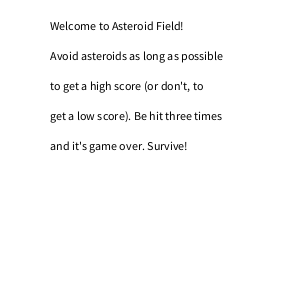
Frame 1 (no input)
Frame 60 (the mouse pressed at the canvas centre just before this capture): identical to frame 1, image omitted
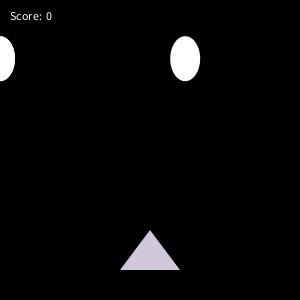
Frame 120 (the mouse held since frame 60 and released just before this capture)

The Processing sketch that drew these frames (run headless with seeded random() and noise(); from frame 60 on, the mouse is pressed at the canvas centre):

// Processing sketch: processing_104236
// ── processing_104236.pde

//Used Jim's blimp drop game to write basis for asteroid field.  The objective is to navigate through the an asteriod field located near the --- cluster.  The spaceship will have to navigate through the field without being hit,
//while the asteroids go faster by degres over time.  After 30 seconds pass, the speed will increase, providing the illusion that the asteroids are becoming more closely packed.  Hit three times, and you die (and therefore
//lose).  Controls: left and right are arrow keys.

//**Reminder: make timer go back to zero, and make more difficult either by speeding
//up asteriods, making them bigger, or appearing in a random location every pass.
float ex, ey;
float ec=30;
float ed=45;
float t1=120;
float t2=270;
float t3=150;
float t4=230;
float t5=180;
float t6=270;


float[] asteroidXs = new float[8];
float[] asteroidYs = new float[8];
int numAsteroids = -1;
float dy=1; //asteroid speed

int tiem;

void setup()
{
 size (300,300);
 background (3, 3, 3);
 noStroke();
 asteroidXs[0] = random(ec,width-ec);
 asteroidYs[0] = 0;
}

void draw()
{
  background(0);
  fill(230, 230, 230);
  showStats();
  if (numAsteroids==-1)
  {
   background(255);
   fill(0);
   if(mousePressed)
   {
     numAsteroids=3;
     tiem = millis();
   }
   text("Welcome to Asteroid Field!",50,30);
   text("Avoid asteroids as long as possible",50,60);
   text("to get a high score (or don't, to",50,90);
   text("get a low score). Be hit three times",50,120);
   text("and it's game over. Survive!",50, 150);
  }
  else if (numAsteroids>=0 && numAsteroids < 8)
  {
    for(int i = 0; i < numAsteroids; i++)
    {
      ex = asteroidXs[i];
      ey = asteroidYs[i];
      ellipse(ex, ey, ec, ed);
      float d=dist(t3, t4, ex, ey);
        if (d<25)
        {
         asteroidYs[i]=-5/2;
         fill(200, 200, 0);
         rect(0, 0, width, height);
         asteroidXs[i] = random(ec, width-ec);
        // if(numAsteroids <3)
        // {
           asteroidXs[numAsteroids] = random(ec,width-ec);
           asteroidYs[numAsteroids] = -5/2;
       //  }
         numAsteroids++;
        }
        asteroidYs[i]=ey+dy;
        if (ey>=height+ed/2)
        {
         asteroidYs[i]=-5/2; 
         asteroidXs[i]=random(ec, width-ec);
        }
    }
    //if(((int(millis()-tiem)/1000)-1) % 10 == 0)
      // {
        dy = dy+0.5/1200;
       //}
    fill(208, 199, 219);
    triangle(t1, t2, t3, t4, t5, t6);
    //if(t1 < 0 && t5 >0)
    //{
   //  triangle(width-abs(t1),t2, width+t3, t4, width+t5, t6); 
   // }
    //if( t5 > width && t1<width )
    //{
   //   triangle(t1,t2, t3-width, t4, t5-width, t6);
   // }
      if ( t5<0 )
      {
        t1=width-abs(t1);
        t3=width+t3;
        t5=width+t5;
      }
      if(t3>330)
      {
       t1=0;
       t3=30;
       t5=60;
      }
  }
  else
  {
    if(mousePressed)
     numAsteroids=3;
     tiem=millis();
     dy = 1;
       background(255);
       fill(0);
       text("GAME OVER",128,height/2);
       
       
      
  }

}
void keyPressed()
{
 if(keyCode==RIGHT)
{
 t1+=1*3;
 t3+=1*3;
 t5+=1*3;
 
}
else if(keyCode==LEFT)
{
 t1-=1*3;
 t3-=1*3;
 t5-=1*3;
}
}

void showStats()
{
  textSize(12);
  fill(255);
  
  text("Score:  "+int((millis()-tiem)/1000), 10, 20);
  
    
  
  //text("Hits:  " + 
  
  
}
